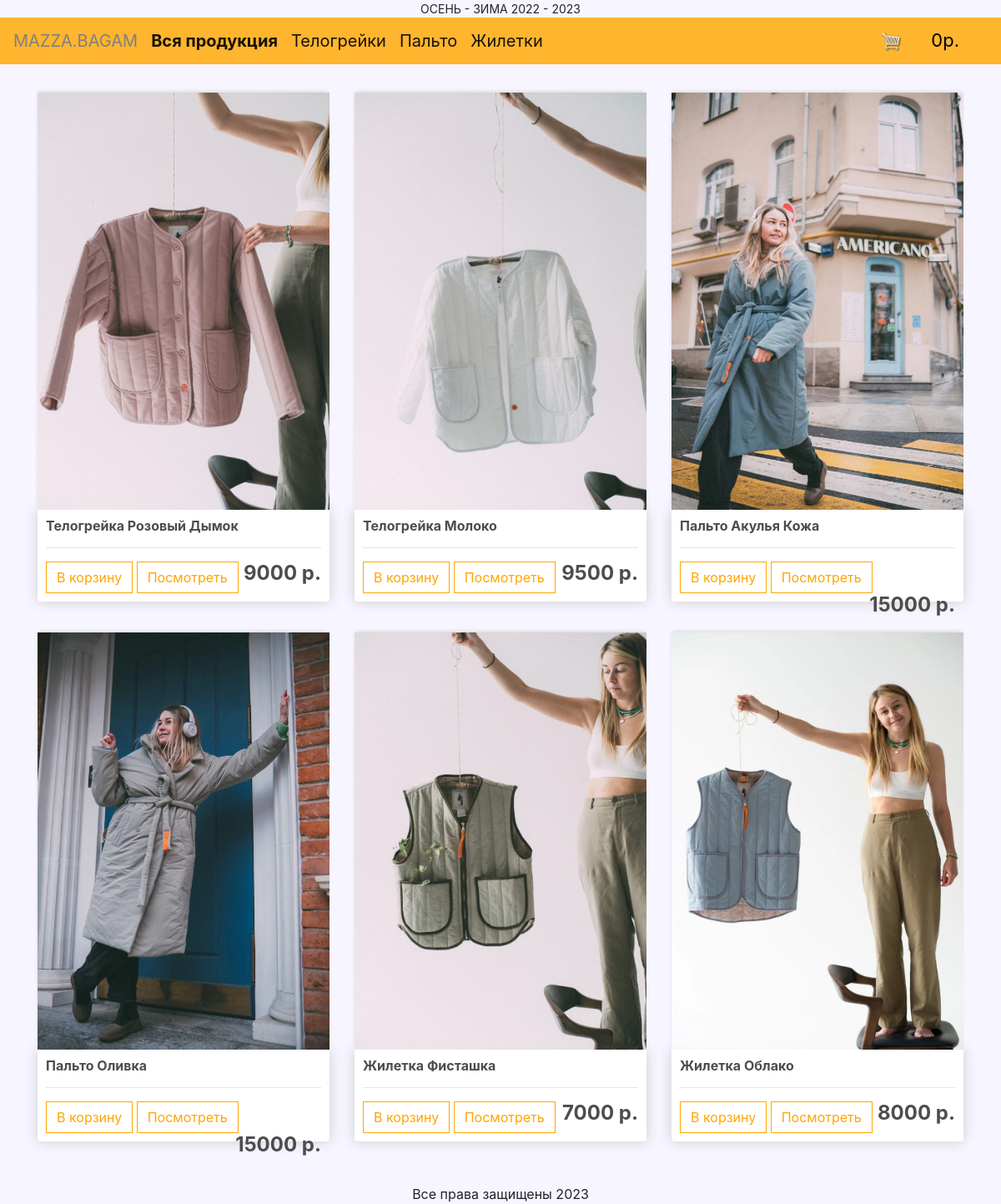
The page / on the database its author committed.
### store/models.py (models this page shows, shortened)
class Category(models.Model):
    ordering = ('id',)
    name = models.CharField(max_length=100, db_index=True, verbose_name='Категория')
    slug = models.SlugField(max_length=100, unique=True, db_index=True, verbose_name='URL')
    class Meta:
        ordering = ('id',)
        verbose_name = 'Категория'
        verbose_name_plural = 'Категории'
    def get_absolute_url(self):
        return reverse('product_list_by_category', args=[self.slug])

class Product(models.Model):
    category = models.ForeignKey('Category', on_delete=models.CASCADE, verbose_name='Категория')
    title = models.CharField(max_length=255, db_index=True, verbose_name='Название товара', null=True)
    color = models.CharField(max_length=255, verbose_name='Цвет товара', null=True)
    size = models.CharField(max_length=255, verbose_name='Размер товара', null=True)
    price = models.IntegerField(verbose_name='Цена товара')
    amount = models.IntegerField(default=0, verbose_name='Остаток товара')
    description = models.TextField(max_length=1000, blank=True, verbose_name='Описание товара', null=True)
    photo = models.ImageField(upload_to='photos/', verbose_name='Фото товара', null=True)
    time_create = models.DateTimeField(auto_now_add=True, verbose_name='Время создания карточки товара')
    time_update = models.DateTimeField(auto_now=True, verbose_name='Время изменения карточки товара')
    is_published = models.BooleanField(default=False, verbose_name='Опубликовано')
    slug = models.SlugField(max_length=100, unique=True)
    class Meta:
        ordering = ('id',)
        verbose_name = 'Товар'
        verbose_name_plural = 'Товары'
        index_together = (('id', 'slug'),)
    def get_absolute_url(self):
        return reverse('product_detail', args=[self.id, self.slug])

### store/views.py (the view)
# urls.py: path('', include('store.urls')),
def store(request, category_slug=None):
    category = None
    cart = Cart(request)
    categories = Category.objects.all()
    products = Product.objects.filter(is_published=True)
    if category_slug:
        category = get_object_or_404(Category, slug=category_slug)
        products = products.filter(category=category)
    context = {
        'title': 'Интернет магазин MAZZA.BAGAM',
        'products': products,
        'category': category,
        'categories': categories,
        'cart': cart,
    }
    return render(request, 'store/store.html', context=context)

### cart/cart.py (called while the page is built)
    def get_total_price(self):
        return sum(int(item['price']) * item['quantity'] for item in self.cart.values())

### store/templates/store/store.html (shortened to what this page needs)
{% extends 'store/base.html' %}
{% load static %}
{% block content %}
<div class="row">
	{% for product in products %}
		<div class="col-lg-4">
			{% if product.photo %}
			<a href="{{ product.get_absolute_url }}"><img class="thumbnail"  src="{{product.photo.url}}"></a>
			{% endif %}
			<div class="box-element product">
				<h6><strong>{{product.title}}</strong></h6>
				<hr>
				<a href="{% url 'cart_add' product.id %}" >
        			<button type="submit" class="btn btn-outline-secondary add-btn" style="border-color:orange;color:orange;">В корзину</button>
    			</a>
				<a class="btn btn-outline-success" style="border-color:orange;color:orange" href="{{ product.get_absolute_url }}">Посмотреть</a>
				<h4 style="display: inline-block; float: right"><strong>{{product.price}} р.</strong></h4>
			</div>
		</div>
	{% endfor %}
</div>
{% endblock content%}

### store/templates/store/base.html (shortened to what this page needs)
<!DOCTYPE html>
{% load static %}
<html>
<head>
    <link rel="stylesheet" href="https://stackpath.bootstrapcdn.com/bootstrap/4.4.1/css/bootstrap.min.css">
    <link rel="stylesheet" type="text/css" href="{% static 'css/main.css' %}">
</head>
<body>
<div style="padding-top:0px;padding-bottom:0px;background-color:#F7F5FF;font-size: 14px;text-align: center">ОСЕНЬ - ЗИМА 2022 - 2023</div>
<nav class="navbar navbar-expand-lg navbar-light" style="background-color: #FFB52E;">
  <a class="navbar-brand" href="{% url 'store' %}" style="color:#808080">MAZZA.BAGAM</a>
  <div class="collapse navbar-collapse" id="navbarSupportedContent">
    <ul class="navbar-nav mr-auto">
<li {% if not category %} style="font-weight:bold" {% endif %}>
<a class="navbar-brand" href="{% url 'store' %}">Вся продукция</a>
</li>
{% for c in categories %}
<li {% if category.slug == c.slug %} style="font-weight:bold" {% endif %}>
<a class="navbar-brand" href="{{ c.get_absolute_url }}">{{ c.name }}</a>
</li>
{% endfor %}
    </ul>
<div class="form-inline my-2 my-lg-0">
  <a href="{% url 'cart_detail' %}">
     <img id="cart-icon" src="{% static 'images/cart.png' %}">
  </a>
  <a id="cart-total" href="{% url 'cart_detail' %}">{{ cart.get_total_price }}р.</a>
</div>
</div>
</nav>
<div class="container">
    <br>
    {% block content %}
    {% endblock content%}
</div>
<br>
<div style="text-align: center">Все права защищены 2023</div>
</body>
</html>

### static/css/main.css (style rules this page uses)
body { background-color: #F7F5FF; }
h1,h2,h3,h4,h5,h6 { color:hsl(0, 0%, 30%); }
.box-element { box-shadow:hsl(0, 0%, 80%) 0 0 16px; background-color: #fff; border-radius: 4px; padding: 10px; }
.thumbnail { width: 100%; height: 500px; -webkit-box-shadow: -1px -3px 5px -2px rgba(214,214,214,1); -moz-box-shadow: -1px -3px 5px -2px rgba(214,214,214,1); box-shadow: -1px -3px 5px -2px rgba(214,214,214,1); }
.product { border-radius: 0 0 4px 4px; }
#cart-icon { width:25px; display: inline-block; margin-right: 35px; }
#cart-total { display: block; text-align: center; color:black; width: 35px; height: 35px; font-size: 22px; margin-right: 25pt; }
.col-lg-4, .col-lg-6, .col-lg-8, .col-lg-12 { margin-top: 10px; }
.btn { border-radius: 0; }

### rows shown on the page
Category: name "Телогрейки"
Category: name "Пальто"
Category: name "Жилетки"
Product: photo (picture), title "Телогрейка Розовый Дымок", price "9000"
Product: photo (picture), title "Телогрейка Молоко", price "9500"
Product: photo (picture), title "Пальто Акулья Кожа", price "15000"
Product: photo (picture), title "Пальто Оливка", price "15000"
Product: photo (picture), title "Жилетка Фисташка", price "7000"
Product: photo (picture), title "Жилетка Облако", price "8000"

### other values the page prints
{{ cart.get_total_price }} "0"
